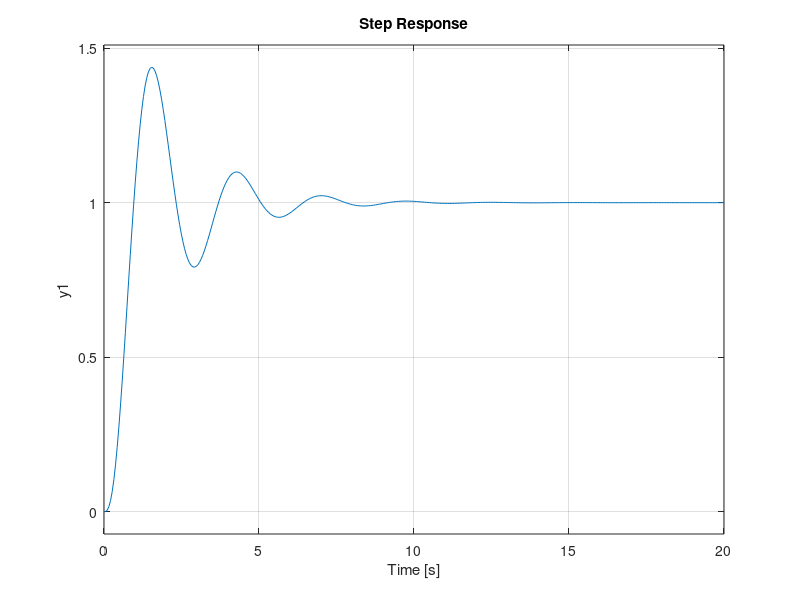

The MATLAB script that drew this image: (Note: this script raises an error after producing the figure.)
close all;
clear all;
clc;

num = [ 33 ];
den = [ 1, 7, 12, 33 ];

% numd = [ 1  -1 ];
% dend = [ 1  -1.85  0.9 ];

% ts = 1;

s = tf ( num, den );
% sd = tf ( numd, dend, ts );

figure;
step ( s );
stepinfo ( s )
figure;
impulse ( s );
figure;
pzplot ( s );
grid on;

% figure;
% step ( sd );
% figure;
% impulse ( sd );
